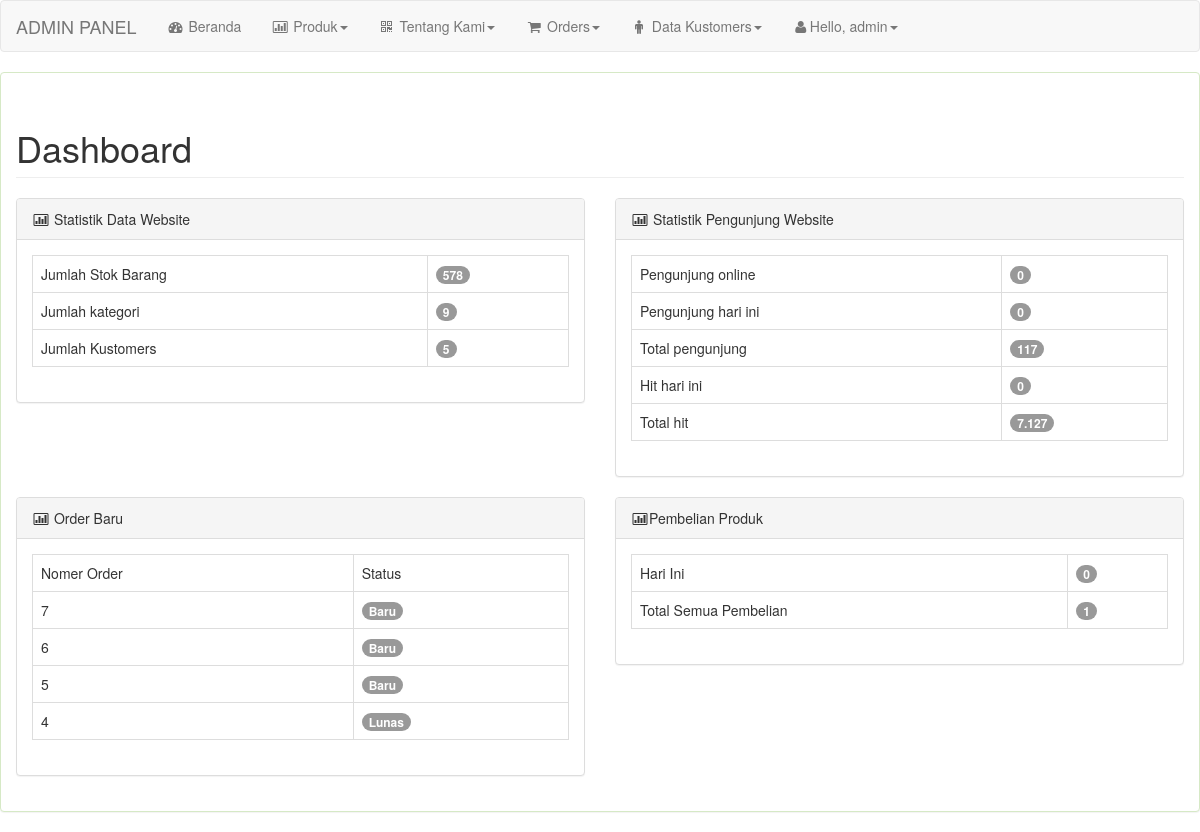
The app's page /adminweb/index.php?aksi=home (signed in) with its own data.
### tables this page shows
CREATE TABLE `orders` (
  `id_orders` int(5) NOT NULL,
  `status_order` varchar(15) NOT NULL DEFAULT 'Baru',
  `tgl_order` date NOT NULL,
  `jam_order` time NOT NULL,
  `id_kustomer` int(5) NOT NULL,
  `id_kota_o` int(5) NOT NULL,
  `m_pengiriman` varchar(20) NOT NULL,
  `m_pembayaran` varchar(20) NOT NULL,
  `Ket` text NOT NULL,
  `ketbar` text NOT NULL,
  `member` varchar(15) NOT NULL,
  `id_bank_o` int(5) NOT NULL
);

### adminweb/file.php (called while the page is built, shortened)
<?
$date=date ('Y-m-d');
$posting=mysql_query("SELECT SUM(stok)as b FROM produk");
$post=mysql_fetch_array($posting);
$kategori=mysql_query("SELECT COUNT(id_kategori)as ka FROM kategori");
$kate=mysql_fetch_array($kategori);
$galeri=mysql_query("SELECT COUNT(id_kustomer)as ga FROM kustomer");
$gale=mysql_fetch_array($galeri);
$order=mysql_query("SELECT COUNT(id_orders)as aws FROM orders,kustomer WHERE orders.id_kustomer=kustomer.id_kustomer AND tgl_order='$date' AND status_order='Lunas' ");
$gh=mysql_fetch_array($order);
$tot=mysql_query(" SELECT * FROM orders,kustomer WHERE orders.id_kustomer=kustomer.id_kustomer AND status_order='Lunas'");
$juml=mysql_num_rows($tot);
?>

### adminweb/conter.php (called while the page is built, shortened)
<?
$tanggal = date("Ymd");
$pengunjung       = mysql_num_rows(mysql_query("SELECT * FROM statistik WHERE tanggal='$tanggal' GROUP BY ip"));
$totalpengunjung  = mysql_result(mysql_query("SELECT COUNT(hits) FROM statistik"), 0);
$hits             = mysql_fetch_assoc(mysql_query("SELECT SUM(hits) as hitstoday FROM statistik WHERE tanggal='$tanggal' GROUP BY tanggal"));
$totalhits        = mysql_result(mysql_query("SELECT SUM(hits) FROM statistik"), 0);
$bataswaktu       = time() - 300;
$pengunjungonline = mysql_num_rows(mysql_query("SELECT * FROM statistik WHERE online > '$bataswaktu'"));
$a7=number_format($pengunjung,0,",",".");
$b7=number_format($totalpengunjung,0,",",".");
$c7=number_format($hits[hitstoday],0,",",".");
$d7=number_format($totalhits,0,",",".");
$e7=number_format($pengunjungonline,0,",",".");
?>

### adminweb/index.php (the view, shortened to what this page needs)
<?
if($_SESSION[login]==0){
  header('location:logout.php');
}
else{
if (empty($_SESSION['user']) AND empty($_SESSION['pass']) AND $_SESSION['login']==0){
 header("location:login.php");
}
else{
	include "file.php";
    include "conter.php";
    $aksi=$_GET[aksi];
?>
<!DOCTYPE html>
<html>
<head>
<link href="font-awesome/css/font-awesome.css" rel="stylesheet">
<link href="css/bootstrap.min.css" rel="stylesheet">
<link href="css/dataTables.bootstrap.css" rel="stylesheet">
</head>
<body >
<nav class="navbar navbar-default" role="navigation" >
  <div class="container-fluid">
    <div class="navbar-header">
      <a class="navbar-brand" href="#">ADMIN PANEL</a>
    </div>
    <div class="collapse navbar-collapse" id="bs-example-navbar-collapse-1">
      <ul class="nav navbar-nav">
        <li ><a href="?aksi=home"><i class="fa fa-dashboard fa-fw"></i> Beranda</a></a></li>
<li class="dropdown"><a href="#" class="dropdown-toggle" data-toggle="dropdown"><i class="fa fa-bar-chart-o fa-fw"></i> Produk<b class="caret"></b><span class="fa arrow"></span></a>
</li>
<li class="dropdown"><a class="dropdown-toggle" data-toggle="dropdown" href="#"><i class="fa  fa-qrcode fa-fw"></i> Tentang Kami<b class="caret"></b><span class="fa arrow"></span></a>
</li>
<li class="dropdown"><a href="#" class="dropdown-toggle" data-toggle="dropdown"><i class="fa fa-shopping-cart fa-fw"></i> Orders<b class="caret"></b><span class="fa arrow"></span></a>
</li>
	<li class="dropdown">
        <a href="#" class="dropdown-toggle" data-toggle="dropdown">
         <i class="fa fa-male fa-fw"></i> Data Kustomers<b class="caret"></b>
        </a>
      </li>
<li class="dropdown"><a href="#" class="dropdown-toggle" data-toggle="dropdown"><i class="fa fa-user fa-fw"></i>Hello, <?=$_SESSION[nama]?><b class="caret"></b></a>
</li>
    </div>
  </div>
</nav>
<div class="panel panel-success">
  <div class="panel-body">
    <?	include "tengah.php"; ?>
  </div>
</div>
</body>
</html>
<?
}
}
?>

### adminweb/tengah.php (shortened to what this page needs)
<?
if($aksi=='home'){
echo"
				<div class='row'>
                	<div class='col-lg-12'>
                    <h1 class='page-header'>Dashboard</h1>
                	</div>
            	</div>
			    <div class='row'>
                	<div class='col-lg-6'>
                    	<div class='panel panel-default'>
                        <div class='panel-heading'>
                            <i class='fa fa-bar-chart-o fa-fw'></i> Statistik Data Website
                        </div>
                                <div class='panel-body'>
									<table class='table table-bordered'>
										<tr><td >Jumlah Stok Barang</td>
										<td ><span class='badge bg-red'>$post[b]</span></td>
										</tr>
										<tr>
										<td >Jumlah kategori</td>
										<td><span class='badge bg-yellow'>$kate[ka]</span></td>
										</tr>
										<tr><td >Jumlah Kustomers</td><td ><span class='badge bg-red'>$gale[ga]</span></td></tr>
									</table>
								</div>
                        </div>
                     </div>
					<div class='col-lg-6'>
                    	<div class='panel panel-default'>
                        <div class='panel-heading'>
                            <i class='fa fa-bar-chart-o fa-fw'></i> Statistik Pengunjung Website
                        </div>
                                <div class='panel-body'>
								<table class='table table-bordered'>
									<tr><td >Pengunjung online</td><td><span class='badge bg-yellow'>$e7</span></td></tr>
									<tr><td >Pengunjung hari ini</td><td ><span class='badge bg-green'>$a7</span></td></tr>
									<tr><td >Total pengunjung</td><td><span class='badge bg-blue'>$b7</span></td></tr>
									<tr><td>Hit hari ini</td><td><span class='badge bg-red'>$c7</span></td></tr>
									<tr><td>Total hit</td><td><span class='badge bg-blue'>$d7</span></td></tr>
								</table>
								</div>
                        </div>
                     </div>
					 <div class='col-lg-6'>
                    	<div class='panel panel-default'>
                        <div class='panel-heading'>
                            <i class='fa fa-bar-chart-o fa-fw'></i> Order Baru
                        </div>
                                <div class='panel-body'>
								<table class='table table-bordered'>
								<tr><td >Nomer Order</td><td>Status</td></tr>
								";
$order=mysql_query(" SELECT * FROM orders,kustomer WHERE orders.id_kustomer=kustomer.id_kustomer ORDER BY orders.id_orders DESC limit 4 ");
while ($t=mysql_fetch_array($order)){
echo"
<tr><td >$t[id_orders]</td><td><span class='badge bg-yellow'>$t[status_order]</span></td></tr>";
									}
									echo"
								</table>
								</div>
                        </div>
                     </div>
					 	<div class='col-lg-6'>
                    	<div class='panel panel-default'>
                        <div class='panel-heading'>
                            <i class='fa fa-bar-chart-o fa-fw'></i>Pembelian Produk
                        </div>
                                <div class='panel-body'>
								<table class='table table-bordered'>
								<tr><td >Hari Ini</td><td><span class='badge bg-yellow'>$gh[aws]</span></td></tr>
<tr><td >Total Semua Pembelian</td><td><span class='badge bg-yellow'>$juml</span></td></tr>
								</table>
								</div>
                        </div>
                     </div>
			</div>
";
}
?>

### records on screen
orders: id_orders "7", status_order "Baru"
orders: id_orders "6", status_order "Baru"
orders: id_orders "5", status_order "Baru"
orders: id_orders "4", status_order "Lunas"

### other values on screen
$_SESSION[nama] "admin"
$post[b] "578"
$kate[ka] "9"
$gale[ga] "5"
$e7 "0"
$a7 "0"
$b7 "117"
$c7 "0"
$d7 "7.127"
$gh[aws] "0"
$juml "1"
